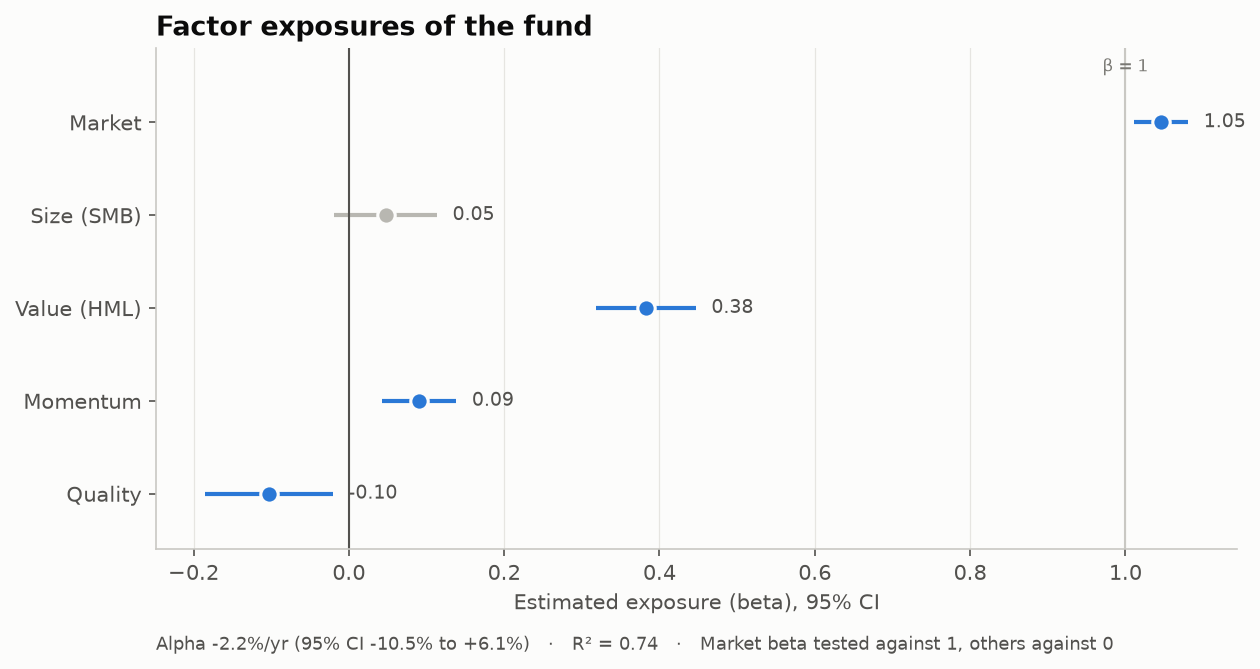

Recreate this plot in Python.
"""
Factor Exposure (Betas with Confidence Intervals)  -  family: Finance & investment

DESIGN PURPOSE
A dot-and-whisker chart of the coefficients from regressing a fund's excess
returns on common risk factors (market, size, value, momentum, quality), with
95% confidence intervals. It reveals what a fund is really exposed to, and
whether its "alpha" survives once those exposures are accounted for.

WHEN TO USE
  - Look past a fund's label to the systematic risks it takes
  - Check whether outperformance is skill (alpha) or factor exposure
  - Compare factor tilts across funds (small multiples or grouped dots)

AVOID WHEN
  - Short histories (wide intervals make every coefficient look insignificant)
  - Factors that are highly collinear (coefficients become unstable)

ALTERNATIVES
  - Rolling beta line chart (exposures over time)
  - Table of coefficients, t-statistics and R²

EXAMPLE
Five years of simulated daily returns for a fund and five long-short factors,
regressed with OLS (statsmodels). The simulated fund has a market beta of
1.05, a value tilt and a small momentum tilt. Not investment advice.

NOTE: Educational examples with simulated or historical data. Not investment
advice; past performance does not predict future returns.

Run:  python factor_exposure.py
"""
import sys
from pathlib import Path

import numpy as np
import pandas as pd
import matplotlib.pyplot as plt

# Library style: categorical colors in fixed order, recessive axes, hairline grid.
PALETTE = ["#2a78d6", "#eb6834", "#1baf7a", "#eda100",
           "#e87ba4", "#008300", "#6250d6", "#e34948"]
SEQ_CMAP = "Blues"      # sequential: one hue, light -> dark
DIV_CMAP = "RdBu_r"     # diverging: two opposite hues, neutral midpoint
GRAY = "#b8b7b1"        # de-emphasised marks
plt.rcParams.update({
    "figure.figsize": (8, 4.8), "figure.dpi": 110, "figure.facecolor": "#fcfcfb",
    "axes.facecolor": "#fcfcfb", "axes.edgecolor": "#c9c8c3", "axes.linewidth": 0.8,
    "axes.spines.top": False, "axes.spines.right": False,
    "axes.grid": True, "grid.color": "#e6e5e1", "grid.linewidth": 0.6, "axes.axisbelow": True,
    "axes.prop_cycle": plt.cycler(color=PALETTE),
    "axes.titlesize": 13, "axes.titleweight": "bold", "axes.titlelocation": "left",
    "axes.labelcolor": "#52514e", "xtick.color": "#52514e", "ytick.color": "#52514e",
    "text.color": "#0b0b0b", "font.size": 10, "lines.linewidth": 2,
    "legend.frameon": False,
})

import statsmodels.api as sm

# --- Example data ------------------------------------------------------------
rng = np.random.default_rng(3)
n = 252 * 5
factors = pd.DataFrame({
    "Market": rng.standard_t(4, n) * 0.0095 / np.sqrt(2) + 0.0003,
    "Size (SMB)": rng.normal(0, 0.005, n),
    "Value (HML)": rng.normal(0, 0.005, n),
    "Momentum": rng.normal(0, 0.007, n),
    "Quality": rng.normal(0, 0.004, n),
})
true_beta = np.array([1.05, 0.05, 0.35, 0.12, -0.02])
fund = pd.Series(0.00002 + factors.values @ true_beta + rng.normal(0, 0.006, n), name="fund_excess")
fund.head()

# --- Plot --------------------------------------------------------------------
model = sm.OLS(fund, sm.add_constant(factors)).fit()
ci = model.conf_int(0.05)
coef = model.params.drop("const")
ci = ci.drop("const")
order = coef.index[::-1]
y = np.arange(len(order))
ref = pd.Series(0.0, index=coef.index)
ref["Market"] = 1.0
signif = (ci[0] > ref) | (ci[1] < ref)

fig, ax = plt.subplots(figsize=(8.5, 4.6))
for yi, f in zip(y, order):
    color = PALETTE[0] if signif[f] else GRAY
    ax.hlines(yi, ci.loc[f, 0], ci.loc[f, 1], color=color, linewidth=2)
    ax.scatter(coef[f], yi, s=70, color=color, zorder=3, edgecolor="#fcfcfb", linewidth=1.5)
    ax.text(ci.loc[f, 1] + 0.02, yi, f"{coef[f]:.2f}", va="center", fontsize=9, color="#52514e")
ax.axvline(0, color="#52514e", linewidth=1)
ax.axvline(1, color="#c9c8c3", linewidth=1)
ax.text(1, len(order) - 0.45, "β = 1", ha="center", fontsize=8, color="#7a7974")
ax.set_yticks(y, order)
ax.set_xlabel("Estimated exposure (beta), 95% CI")
alpha_ann = model.params["const"] * 252
a_lo, a_hi = model.conf_int().loc["const"] * 252
ax.set_title("Factor exposures of the fund")
ax.text(0, -0.2, f"Alpha {alpha_ann:+.1%}/yr (95% CI {a_lo:+.1%} to {a_hi:+.1%})   ·   R² = {model.rsquared:.2f}"
        "   ·   Market beta tested against 1, others against 0", transform=ax.transAxes, fontsize=8.5,
        color="#52514e")
ax.grid(axis="y", visible=False)
ax.set_ylim(-0.6, len(order) - 0.2)
fig.tight_layout()

# --- Save / show -------------------------------------------------------------
out = Path(__file__).with_name(Path(__file__).stem + ".png")
fig.savefig(out, dpi=150, bbox_inches="tight")
print(f"saved {out}")
if "--no-show" not in sys.argv:
    plt.show()
